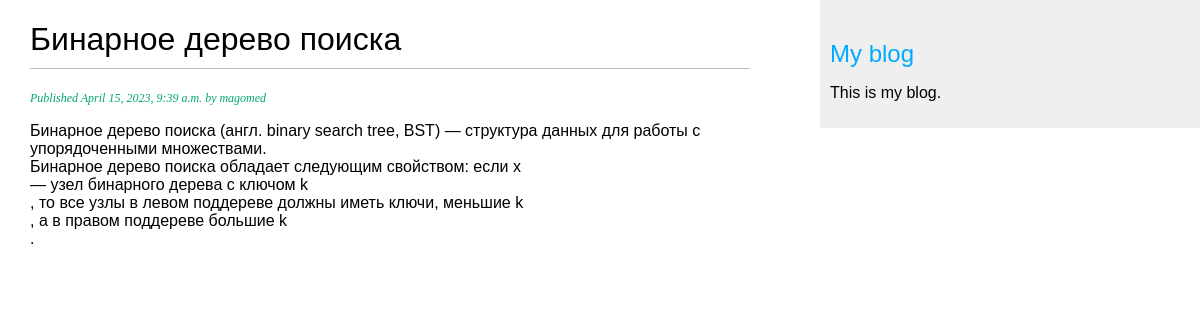
Page /blog/1/ on the committed database.
### blog/models.py (models this page shows, shortened)
class Post(models.Model):
    class Status(models.TextChoices):
        DRAFT = 'DF', 'Draft'
        PUBLISHED = 'PB', 'Published'
    author = models.ForeignKey(User, on_delete=models.CASCADE, related_name='blog_posts')
    title = models.CharField(max_length=250)
    slug = models.SlugField(max_length=250)
    body = models.TextField()
    publish = models.DateTimeField(default=timezone.now())
    created = models.DateTimeField(auto_now_add=True)
    updated = models.DateTimeField(auto_now=True)
    status = models.CharField(max_length=2, choices=Status.choices, default=Status.DRAFT)
    objects = models.Manager()
    published = PublishedManager()
    class Meta:
        ordering = ['-publish']
        indexes = [models.Index(fields=['-publish']), ]

### blog/views.py (the view)
# urls.py: path('<int:id>/', views.post_detail, name='post_detail'),
def post_detail(request, id):
    post = get_object_or_404(Post, id=id, status=Post.Status.PUBLISHED)
    return render(request, 'blog/post/detail.html', {'post': post})

### blog/templates/blog/post/detail.html (shortened to what this page needs)
{% extends "blog/base.html" %}
{% block content %}
    <h1>{{ post.title }}</h1>
    <p class="date">
        Published {{ post.publish }} by {{ post.author }}
    </p>
    {{ post.body|linebreaks }}
{% endblock %}

### blog/static/css/blog.css (style rules this page uses)
body { margin:0; padding:0; font-family:helvetica, sans-serif; }
h1 { font-weight:normal; border-bottom:1px solid #bbb; padding:0 0 10px 0; }
p.date { color:#00a86b; font-family: georgia, serif; font-size: 12px; font-style: italic; }

### rows in the picture
Post: title "Бинарное дерево поиска", publish "April 15, 2023, 9:39 a.m.", author "magomed", body "Бинарное дерево поиска (англ. binary search tree, BST) — структура данных для работы с упорядоченными множествами. Бинарное дерево поиска обладает следующим свойством: если x — узел бинарного дерева с ключом k , то все узлы в левом поддереве должны иметь ключи, меньшие k , а в правом поддереве большие k ."
